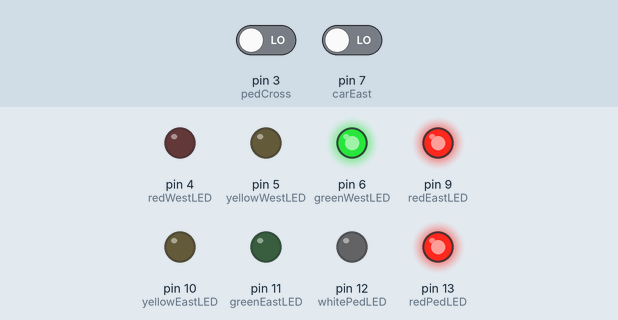
Bench run of a sketch on a simulated Arduino Uno, built with avr-gcc and run on an emulated ATmega328P. Parts: output pins drawn as LEDs (lit = HIGH). The inputs (shaded band) are chosen by the test bench; at power-on: pin 3 (pedCross) LOW, pin 7 (carEast) LOW.

Above: at 1.2 s.
1.3 s: pin 3 (pedCross) driven HIGH
At 2.6 s:
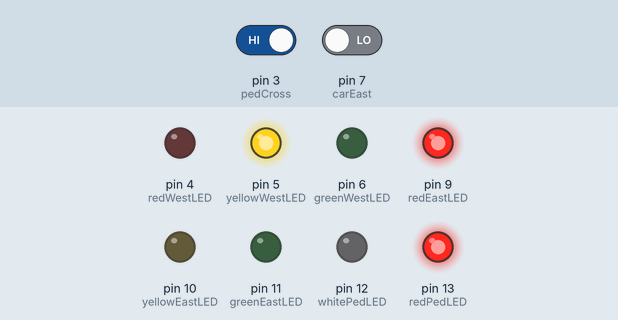
At 4.9 s:
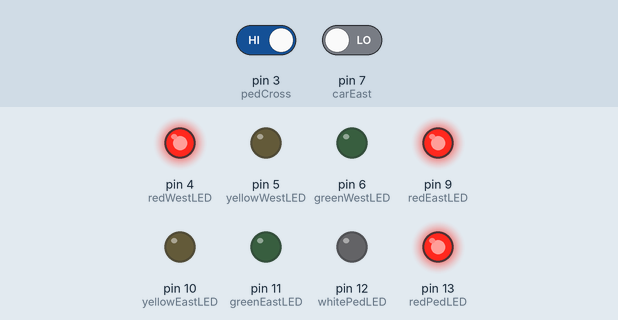
Timing chart, 0 to 17.8 s (numbered marks = the images above; inputs shaded):
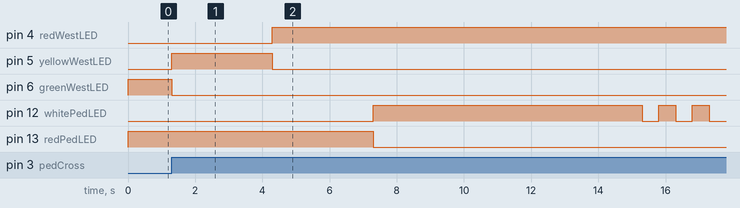

The sketch:

Project_5_JesseBrooker.ino
```cpp
//Project 5
//Bridge Stoplight
//Jesse Brooker

#define carWest 2
#define pedCross 3
#define redWestLED 4
#define yellowWestLED 5
#define greenWestLED 6

#define carEast 7
#define redEastLED 9
#define yellowEastLED 10
#define greenEastLED 11

#define whitePedLED 12
#define redPedLED 13

bool trafficWest = true;// true traffic is coming from West

int pedDelay = 8000;
int flashDelay = 500;
int trafficDelay = 3000;

void setup()
{
  pinMode(carWest, INPUT);
  pinMode(pedCross, INPUT);
  pinMode(carEast, INPUT);

  pinMode(redWestLED, OUTPUT);
  pinMode(yellowWestLED, OUTPUT);
  pinMode(greenWestLED, OUTPUT);

  pinMode(redEastLED, OUTPUT);
  pinMode(yellowEastLED, OUTPUT);
  pinMode(greenEastLED, OUTPUT);

  pinMode(whitePedLED, OUTPUT);
  pinMode(redPedLED, OUTPUT);

  //West Light Green, East Light Red
  digitalWrite(greenWestLED, HIGH);
  digitalWrite(redEastLED, HIGH);
  //Pedestrian Light Red
  digitalWrite(redPedLED, HIGH);
}

void loop()
{
  if (digitalRead(pedCross) == HIGH)
  {
    PEDWalk(trafficWest);
  }
  else if (trafficWest && digitalRead(carEast) == HIGH)
  {
    TrafficGoWest();
  }
  else if (!trafficWest && digitalRead(carWest) == HIGH)
  {
    TrafficGoEast();
  }
}

void PEDWalk(bool _trafficWest)
{
  ChangeLightsStop(_trafficWest);
  PEDLight(pedDelay, flashDelay);
  delay(trafficDelay);
  ChangeLightsGo(trafficWest, true);
}

void TrafficGoWest()
{
  ChangeLightsStop(trafficWest);
  ChangeLightsGo(trafficWest, false); //Turn Opposite End Red to Green Light
  trafficWest = false; //Reverse Direction
}

void TrafficGoEast()
{
  ChangeLightsStop(trafficWest);
  ChangeLightsGo(trafficWest, false); //Turn Opposite End Red to Green Light
  trafficWest = true; //Reverse Direction
}

void PEDLight(int _pedDelay, int _flashDelay)
{
  digitalWrite(redPedLED, LOW);
  digitalWrite(whitePedLED, HIGH);
  delay(_pedDelay);
  for (int i = 0; i < 5; i++)
  {
    digitalWrite(whitePedLED, LOW);
    delay(_flashDelay);
    digitalWrite(whitePedLED, HIGH);
    delay(_flashDelay);
  }
  digitalWrite(whitePedLED, LOW);
  digitalWrite(redPedLED, HIGH);
}

void ChangeLightsStop(bool _trafficWest)
{
  if (_trafficWest)
  {
    digitalWrite(greenWestLED, LOW); //Turn Green to Yellow Light
    digitalWrite(yellowWestLED, HIGH);
    delay(trafficDelay);
    digitalWrite(yellowWestLED, LOW); //Turn Yellow to Red Light
    digitalWrite(redWestLED, HIGH);
    delay(trafficDelay);
  }
  else if (!_trafficWest)
  {
    digitalWrite(greenEastLED, LOW); //Turn Green to Yellow Light
    digitalWrite(yellowEastLED, HIGH);
    delay(trafficDelay);
    digitalWrite(yellowEastLED, LOW); //Turn Yellow to Red Light
    digitalWrite(redEastLED, HIGH);
    delay(trafficDelay);
  }
}

void ChangeLightsGo(bool _trafficWest, bool resumeDirection)
{
  // resumeDirection = true traffic will return to direction it was moving before
  // resumeDireciton = false traffic will move opposite direction as before
  if ((_trafficWest && resumeDirection) || (!_trafficWest && !resumeDirection))
  {
    digitalWrite(redWestLED, LOW);
    digitalWrite(greenWestLED, HIGH);
  }
  else if ((!_trafficWest && resumeDirection) || (_trafficWest && !resumeDirection))
  {
    digitalWrite(redEastLED, LOW);
    digitalWrite(greenEastLED, HIGH);
  }
}
```

Measured:
- after the input at 1.3 s, pin 4 (redWestLED): LOW → HIGH after 3.0 s; pin 5 (yellowWestLED): LOW → HIGH at once, → LOW 3.0 s later; pin 6 (greenWestLED): HIGH → LOW at once; pin 12 (whitePedLED): LOW → HIGH after 6.0 s, then repeats every 1.0 s: LOW 0.50 s, HIGH 0.50 s; pin 13 (redPedLED): HIGH → LOW after 6.0 s
